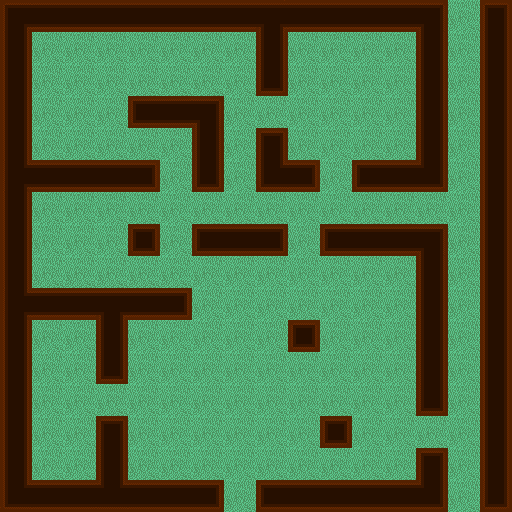

Rendered tile map (Tiled .tmx) drawn with the repository's tilesets; below, a short description and the map source with its tile grids summarised:
An orthogonal 16x16 tile map with 32x32 px tiles, 2 tile layers (moquette, Calque de Tile 1), 1 hidden layer not drawn, 3 tilesets, 1 image layer and 1 object (PlayerEntity).

<map version="1.0" orientation="orthogonal" width="16" height="16" tilewidth="32" tileheight="32">
 <tileset firstgid="1" name="min" tilewidth="32" tileheight="32">
  <image source="../tilesets/walls.png" width="256" height="192" />
 </tileset>
 <tileset firstgid="49" name="meta" tilewidth="32" tileheight="32">
  <image source="../tilesets/metaset2.png" width="128" height="96" />
  <tile id="0">
   <properties>
    <property name="type" value="wall" />
   </properties>
  </tile>
  <tile id="1">
   <properties>
    <property name="type" value="box" />
   </properties>
  </tile>
  <tile id="3">
   <properties>
    <property name="type" value="trap" />
   </properties>
  </tile>
 </tileset>
 <tileset firstgid="61" name="moquette" tilewidth="32" tileheight="32">
  <image source="../tilesets/moquette.png" width="96" height="192" />
 </tileset>
  <imagelayer name="Background" width="16" height="16">
  <image source="../images/background.png" />
 </imagelayer>
 <layer name="moquette" width="16" height="16">
  <data>[256 cells, 256 non-empty, 1 distinct tile ids]</data>
 </layer>
 <layer name="Calque de Tile 1" width="16" height="16">
  <data>[256 cells, 255 non-empty, 15 distinct tile ids]</data>
 </layer>
 <layer name="meta" width="16" height="16" visible="0">
  <data>[256 cells, 134 non-empty, 3 distinct tile ids]</data>
 </layer>
 <objectgroup color="#68bd17" name="Player" width="12" height="12">
  <object name="PlayerEntity" x="224" y="480" width="32" height="32">
   <properties>
    <property name="image" value="character" />
    <property name="spriteheight" value="32" />
    <property name="spritewidth" value="32" />
   </properties>
  </object>
 </objectgroup>
</map>
